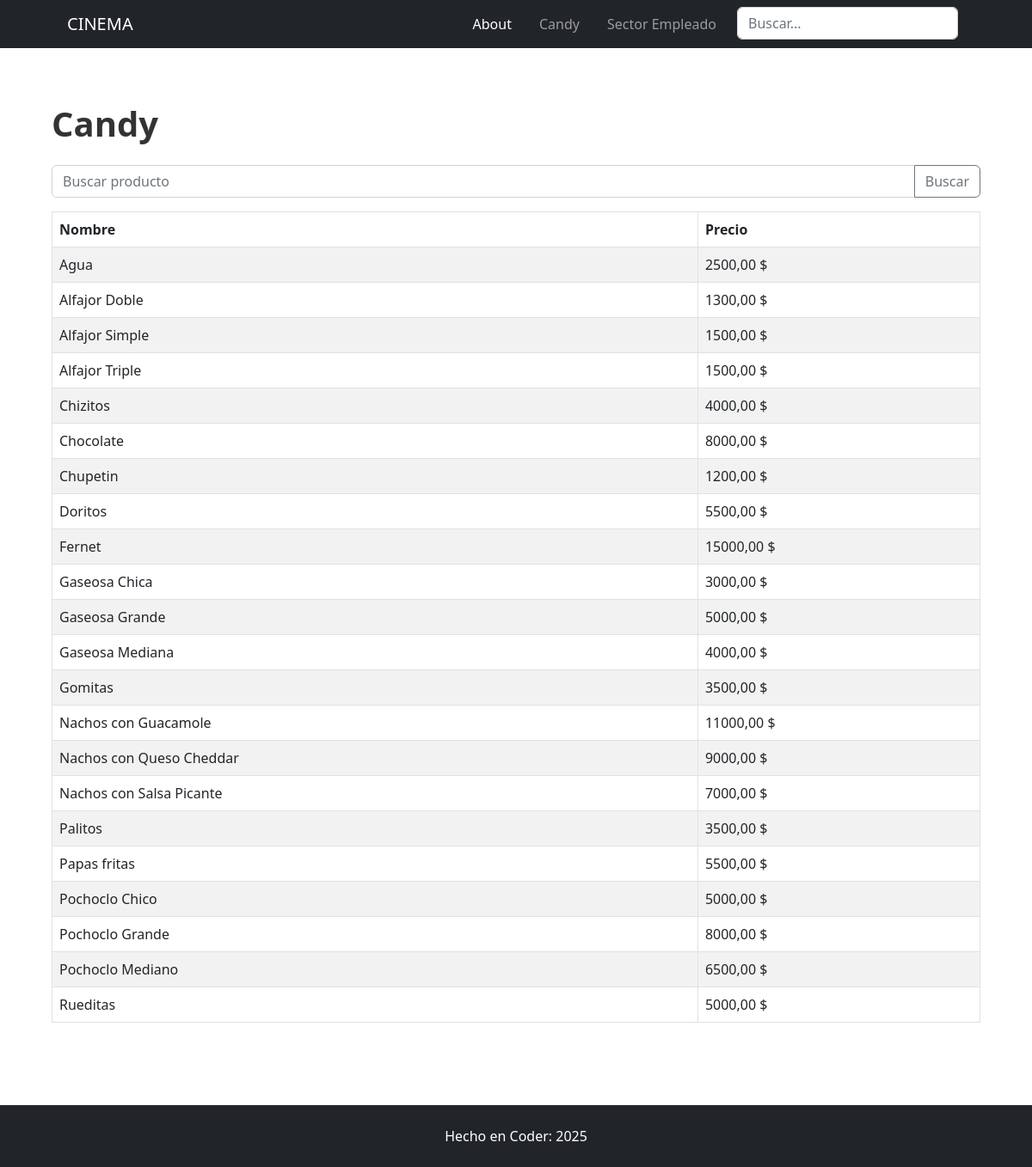
/candy/, run on the app's committed database.
### candy/models.py (models this page shows)
class Candy(models.Model):
    categoria = models.ForeignKey(CategoriaCandy, on_delete=models.CASCADE, default=1)
    nombre = models.CharField(max_length=100)
    precio = models.DecimalField(max_digits=10, decimal_places=2)

### candy/views.py (the view)
# urls.py: path('candy/', views.candy_list, name='candy_list'),
def candy_list(request):
    busqueda = request.GET.get("busqueda")
    if busqueda:
        candy = Candy.objects.filter(nombre__icontains = busqueda)
    else:
        candy = Candy.objects.all().order_by('nombre')
    context = {'candy': candy}
    return render(request, 'candy/candy_list.html', context)

### candy/templates/candy/candy_list.html
{% extends 'candy/base.html' %}
{% block content %}
{% load static %}
<div class="container mt-3">
    <h1 class="mb-4" style="font-size: 2.5em; font-weight: bold; color: #333;">Candy</h1>
    <div class="mb-3">
        <form method="get">
            <div class="input-group">
                <input type="text" class="form-control" placeholder="Buscar producto" name="busqueda">
                <button class="btn btn-outline-secondary" type="submit">Buscar</button>
            </div>
        </form>
    </div>
    <table class="table table-striped table-bordered table-hover">
        <thead>
            <tr>
                <th>Nombre</th>
                <th>Precio</th>
            </tr>
        </thead>
        <tbody>
            {% for c in candy %}
            <tr>
                <td>{{ c.nombre }}</td>
                <td>{{ c.precio }} $</td>
            </tr>
            {% endfor %}
        </tbody>
    </table>
</div>
{% endblock content %}

### data on the page
Candy: nombre "Agua", precio "2500,00"
Candy: nombre "Alfajor Doble", precio "1300,00"
Candy: nombre "Alfajor Simple", precio "1500,00"
Candy: nombre "Alfajor Triple", precio "1500,00"
Candy: nombre "Chizitos", precio "4000,00"
Candy: nombre "Chocolate", precio "8000,00"
Candy: nombre "Chupetin", precio "1200,00"
Candy: nombre "Doritos", precio "5500,00"
Candy: nombre "Fernet", precio "15000,00"
Candy: nombre "Gaseosa Chica", precio "3000,00"
Candy: nombre "Gaseosa Grande", precio "5000,00"
Candy: nombre "Gaseosa Mediana", precio "4000,00"
Candy: nombre "Gomitas", precio "3500,00"
Candy: nombre "Nachos con Guacamole", precio "11000,00"
Candy: nombre "Nachos con Queso Cheddar", precio "9000,00"
Candy: nombre "Nachos con Salsa Picante", precio "7000,00"
Candy: nombre "Palitos", precio "3500,00"
Candy: nombre "Papas fritas", precio "5500,00"
Candy: nombre "Pochoclo Chico", precio "5000,00"
Candy: nombre "Pochoclo Grande", precio "8000,00"
Candy: nombre "Pochoclo Mediano", precio "6500,00"
Candy: nombre "Rueditas", precio "5000,00"
